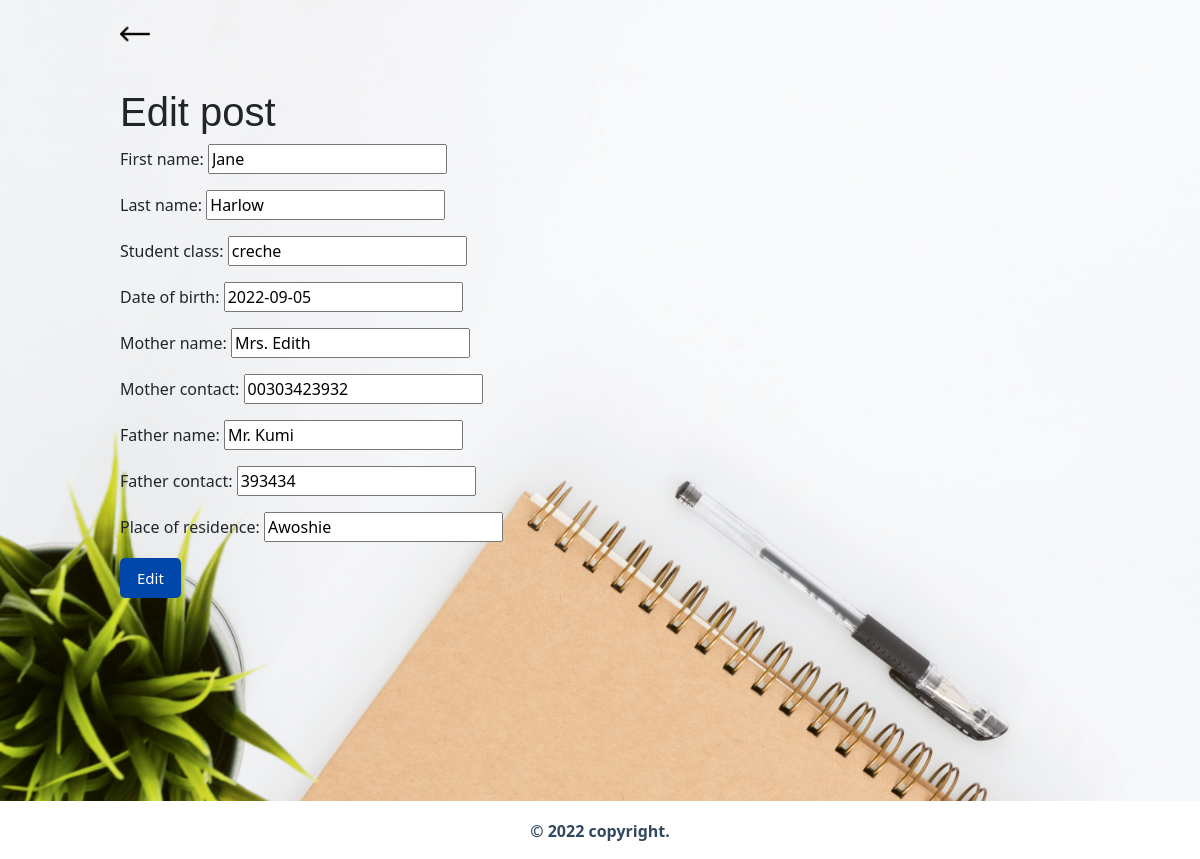
The page /dashboard/students/3/edit (signed in) on the database its author committed.
### students/models.py (models this page shows, shortened)
class Student(models.Model):
    student_id = models.AutoField(primary_key=True)
    first_name = models.CharField(max_length=255, blank=True)
    last_name = models.CharField(max_length=255, blank=True)
    student_class = models.CharField(max_length=50, blank=True)
    date_of_birth = models.DateField()
    mother_name = models.CharField(max_length=255, blank=True)
    mother_contact = models.CharField(max_length=255, blank=True)
    father_name = models.CharField(max_length=255, blank=True)
    father_contact = models.CharField(max_length=255, blank=True)
    place_of_residence = models.CharField(max_length=255, blank=True)
    date_enrolled = models.DateField(auto_now_add=True, blank=True, null=True)
    class Meta:
        ordering = ['-date_enrolled']

### students/views.py (the view)
# urls.py: path('dashboard/students/<int:pk>/edit',StudentUpdateView.as_view(),name='student_edit'),
class StudentUpdateView(UpdateView):
    model = Student
    template_name = 'student_update.html'
    fields = ['first_name','last_name',
    'student_class','date_of_birth','mother_name',
    'mother_contact','father_name','father_contact','place_of_residence']
    def dispatch(self, request, *args, **kwargs):
        if self.request.user != CustomUser.objects.get(username="admin"):
            raise PermissionDenied
        return super().dispatch(request, *args, **kwargs)

### templates/student_update.html (shortened to what this page needs)
{% extends 'base.html' %}
{% block content %}
<div class="dashboard-container">
    <div class="arrow-div">
        <a href="{% url 'students' %}"><div class="arrow-img-1"></div></a>
    </div>
    <h1>Edit post</h1>
    <form action="" method="post">{% csrf_token %}
    {{ form.as_p }}
    <button type="submit" class="btn-primary btn-primary-wd" value="Update">Edit</button>
    </form>
</div>
{% endblock content %}

### static/css/base.css (style rules this page uses)
html { box-sizing: border-box; overflow-y: scroll; }
body { background-image: url(../img/school-bg.jpg); background-repeat: no-repeat; background-size: cover; background-position: center; overflow-y: scroll; }
a { text-decoration: none; color: black }
.btn-primary { padding: 8px 16px; background-color: #0047AB; color: white; font-size: 15px; font-family: 'Segoe UI', Tahoma, Geneva, Verdana, sans-serif; margin-top: 3%; border-radius: 5px; cursor: pointer; transition: 0.7s ease-in-out; border: 1px solid transparent; }
.arrow-img,.arrow-img-1 { background-image: url(../img/left-arrow.png); background-position: center; background-size: cover; background-repeat: no-repeat; width: 30px; height: 30px; color: black; margin: 2% 0 0 5%; cursor: pointer; }
.arrow-img-1 { margin: 2% 0 0 0% !important; }
.dashboard-container { max-width: 80%; height: 100%; margin: 0 auto; }
.dashboard-container h1 { font-family: 'Trebuchet MS', 'Lucida Sans Unicode', 'Lucida Grande', 'Lucida Sans', Arial, sans-serif; padding: 4% 0 0 0; }
.btn-primary-wd { margin: 0% 0 1% 0 !important; }
* { box-sizing: border-box; -webkit-box-sizing: border-box; -moz-box-sizing: border-box; }

### rows shown on the page
Student: first_name "Jane", last_name "Harlow", student_class "creche", date_of_birth "2022-09-05", mother_name "Mrs. Edith", mother_contact "00303423932", father_name "Mr. Kumi", father_contact "393434", place_of_residence "Awoshie"
